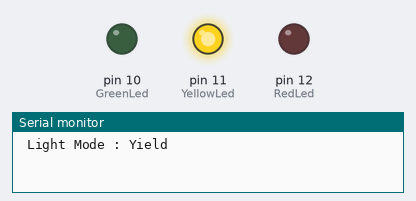
Bench run of a sketch on a simulated Arduino Uno, built with avr-gcc and run on an emulated ATmega328P. On the bench: output pins drawn as LEDs (lit = HIGH), the last lines printed to the serial monitor.

Above: at 0.5 s.
At 2.0 s:
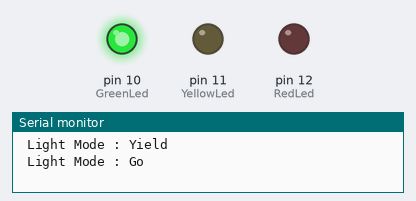
At 4.0 s:
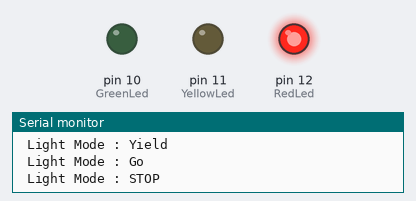
Timing chart, 0 to 6.5 s (numbered marks = the images above):
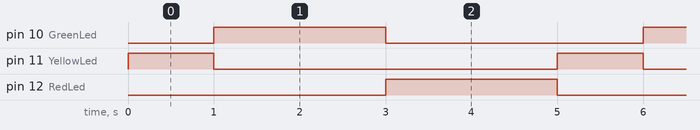

The sketch:

sketch_Digital_Traffic_Signal.ino
```cpp
int GreenLed=10;
int YellowLed=11;
int RedLed=12;

void setup() {
  // put your setup code here, to run once:
pinMode(GreenLed,OUTPUT);
pinMode(YellowLed,OUTPUT);
pinMode(RedLed,OUTPUT);

digitalWrite(GreenLed,LOW);
digitalWrite(YellowLed,LOW);
digitalWrite(RedLed,LOW);

Serial.begin(9600);
}

void loop() {
  // put your main code here, to run repeatedly:
//Yield Mode

digitalWrite(GreenLed,LOW);
digitalWrite(YellowLed,HIGH);
digitalWrite(RedLed,LOW);

Serial.println(" Light Mode : Yield ");
delay(1000);

// Go Mode
digitalWrite(GreenLed,HIGH);
digitalWrite(YellowLed,LOW);
digitalWrite(RedLed,LOW);

Serial.println(" Light Mode : Go ");
delay(2000);

// Stop Mode
digitalWrite(GreenLed,LOW);
digitalWrite(YellowLed,LOW);
digitalWrite(RedLed,HIGH);

Serial.println(" Light Mode : STOP ");
delay(2000);
}
```

Measured:
- by itself, pin 10 (GreenLed), pin 12 (RedLed): alternates HIGH for 2.0 s and LOW for 3.0 s
- by itself, pin 11 (YellowLed): alternates HIGH for 1.0 s and LOW for 4.0 s
- by itself, everything shown: repeats every 5.0 s, in 3 steps
